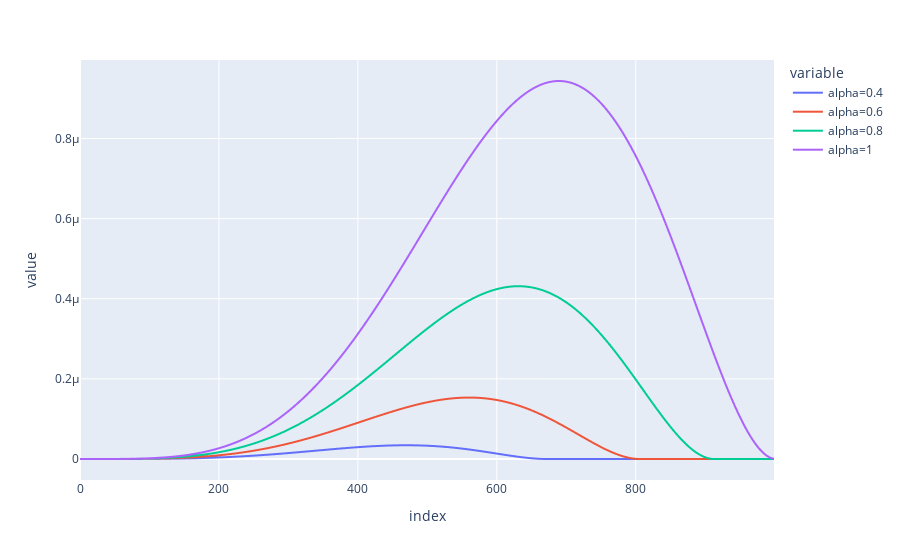

The code cell stored with this chart in its notebook:
### Code cell
analytical_infidelities=[1-_abs2(np.inner(vc.evolved_states[0], vc.evolved_states[i].conj())) for i in range(times[1])]
# display(px.line(x=np.linspace(0,times[0],times[1]),y=analytical_infidelities))
xs=np.linspace(0.00001,0.12,1000)
vbound = np.vectorize(bound)

df = {f"alpha={alpha}":vbound(xs,alpha,qc.num_parameters) for alpha in [0.4,0.6,0.8,1]}

# display(px.line(x=xs,y=[kplus(x)**qc.num_parameters for x in xs]))
display(px.line(df))

### Figure 1 — Plotly figure (JSON) as saved in the notebook; plotly's stock layout.template omitted (floating-point values rounded to 4 significant figures; data arrays with more than 128 entries replaced by an {"elided": "..."} marker saying what was removed)
{"data": [{"hovertemplate": "variable=alpha=0.4<br>index=%{x}<br>value=%{y}<extra></extra>", "legendgroup": "alpha=0.4", "line": {"color": "#636efa", "dash": "solid"}, "marker": {"symbol": "circle"}, "mode": "lines", "name": "alpha=0.4", "showlegend": true, "type": "scattergl", "x": {"elided": "1000 int values"}, "xaxis": "x", "y": {"elided": "1000 float values"}, "yaxis": "y"}, {"hovertemplate": "variable=alpha=0.6<br>index=%{x}<br>value=%{y}<extra></extra>", "legendgroup": "alpha=0.6", "line": {"color": "#EF553B", "dash": "solid"}, "marker": {"symbol": "circle"}, "mode": "lines", "name": "alpha=0.6", "showlegend": true, "type": "scattergl", "x": {"elided": "1000 int values"}, "xaxis": "x", "y": {"elided": "1000 float values"}, "yaxis": "y"}, {"hovertemplate": "variable=alpha=0.8<br>index=%{x}<br>value=%{y}<extra></extra>", "legendgroup": "alpha=0.8", "line": {"color": "#00cc96", "dash": "solid"}, "marker": {"symbol": "circle"}, "mode": "lines", "name": "alpha=0.8", "showlegend": true, "type": "scattergl", "x": {"elided": "1000 int values"}, "xaxis": "x", "y": {"elided": "1000 float values"}, "yaxis": "y"}, {"hovertemplate": "variable=alpha=1<br>index=%{x}<br>value=%{y}<extra></extra>", "legendgroup": "alpha=1", "line": {"color": "#ab63fa", "dash": "solid"}, "marker": {"symbol": "circle"}, "mode": "lines", "name": "alpha=1", "showlegend": true, "type": "scattergl", "x": {"elided": "1000 int values"}, "xaxis": "x", "y": {"elided": "1000 float values"}, "yaxis": "y"}], "layout": {"autosize": true, "legend": {"title": {"text": "variable"}, "tracegroupgap": 0}, "margin": {"t": 60}, "xaxis": {"anchor": "y", "autorange": true, "domain": [0, 1], "range": [0, 999], "title": {"text": "index"}, "type": "linear"}, "yaxis": {"anchor": "x", "autorange": true, "domain": [0, 1], "range": [-5.241e-08, 9.958e-07], "title": {"text": "value"}, "type": "linear"}}}
